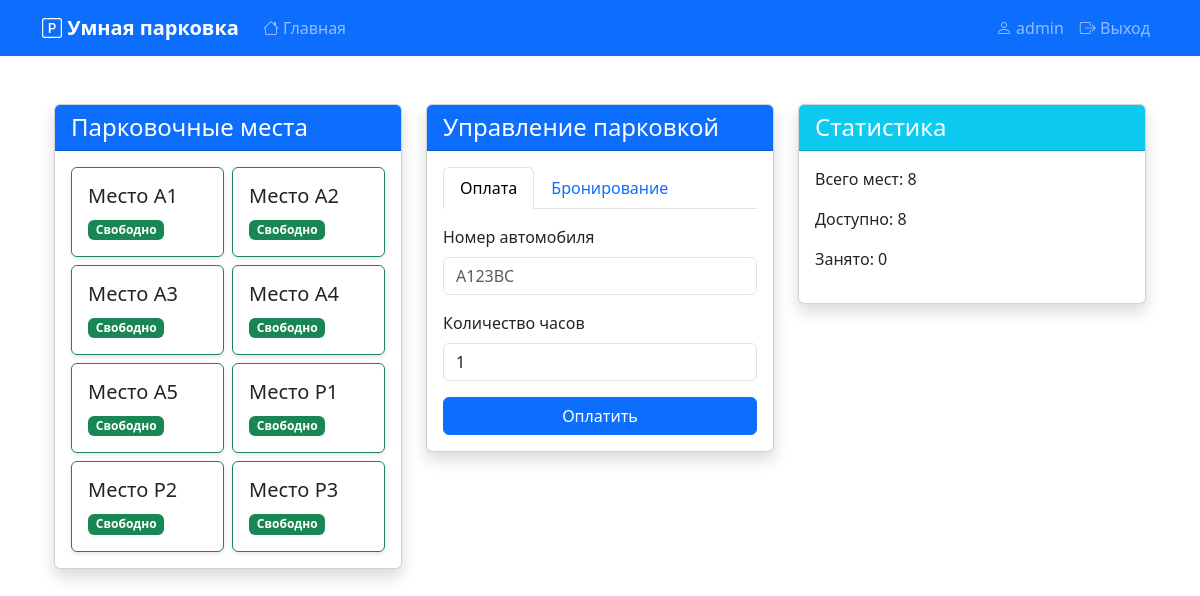
The app's page / (signed in) with its own data.
### parking/models.py (models this page shows, shortened)
class ParkingSpot(models.Model):
    number = models.CharField(max_length=10, unique=True, verbose_name="Номер места")
    is_occupied = models.BooleanField(default=False, verbose_name="Занято")
    is_reserved = models.BooleanField(default=False, verbose_name="Зарезервировано")
    reservation_start = models.DateTimeField(null=True, blank=True, verbose_name="Начало резервации")
    reservation_end = models.DateTimeField(null=True, blank=True, verbose_name="Конец резервации")
    reservation_timeout = models.IntegerField(default=15, verbose_name="Таймаут резервации в минутах")
    created_at = models.DateTimeField(auto_now_add=True)
    updated_at = models.DateTimeField(auto_now=True)
    class Meta:
        verbose_name = "Парковочное место"
        verbose_name_plural = "Парковочные места"
        ordering = ['number']
    @property
    def is_available(self):
        return not (self.is_occupied or self.is_reserved)

### parking/views.py (the view)
# urls.py: path('', views.home, name='home'),
@login_required
def home(request):
    spots = ParkingSpot.objects.all()
    total_spots = spots.count()
    available_spots = sum(1 for spot in spots if spot.is_available)
    occupied_spots = total_spots - available_spots
    can_manage = is_admin(request.user)
    can_control_barrier = is_admin(request.user) or is_receptionist(request.user)
    can_reserve = is_client(request.user)
    can_view_reports = is_admin(request.user)
    context = {
        'spots': spots,
        'total_spots': total_spots,
        'available_spots': available_spots,
        'occupied_spots': occupied_spots,
        'can_manage': can_manage,
        'can_control_barrier': can_control_barrier,
        'can_reserve': can_reserve,
        'can_view_reports': can_view_reports,
    }
    return render(request, 'parking/home.html', context)

### parking/views.py (called while the page is built)
def is_admin(user):
    return user.groups.filter(name='Administrator').exists()

def is_receptionist(user):
    return user.groups.filter(name='Receptionist').exists()

def is_client(user):
    return user.groups.filter(name='Client').exists()

### parking/templates/parking/home.html (shortened to what this page needs)
{% extends 'parking/base.html' %}
{% load static %}
{% block content %}
<div class="container mt-5">
    <div class="row">
        <div class="col-md-4">
            <div class="card shadow">
                <div class="card-header bg-primary text-white">
                    <h4 class="mb-0">Парковочные места</h4>
                </div>
                <div class="card-body">
                    <div class="row row-cols-1 row-cols-md-2 g-2">
                        {% for spot in spots %}
                            <div class="col">
                                <div class="card h-100 {% if spot.is_available %}border-success{% else %}border-danger{% endif %}">
                                    <div class="card-body">
                                        <h5 class="card-title">Место {{ spot.number }}</h5>
                                        <p class="card-text">
                                            {% if spot.is_available %}
                                                <span class="badge bg-success">Свободно</span>
                                            {% else %}
                                                <span class="badge bg-danger">Занято</span>
                                                {% if spot.current_car %}
                                                    <br>
                                                    <small class="text-muted">{{ spot.current_car.license_plate }}</small>
                                                {% endif %}
                                            {% endif %}
                                        </p>
                                    </div>
                                </div>
                            </div>
                        {% endfor %}
                    </div>
                </div>
            </div>
        </div>
        <div class="col-md-4">
            <div class="card shadow">
                <div class="card-header bg-primary text-white">
                    <h4 class="mb-0">Управление парковкой</h4>
                </div>
                <div class="card-body">
                    <ul class="nav nav-tabs" id="myTab" role="tablist">
                        <li class="nav-item" role="presentation">
                            <button class="nav-link active" id="pay-tab" data-bs-toggle="tab" data-bs-target="#pay" type="button" role="tab" aria-controls="pay" aria-selected="true">Оплата</button>
                        </li>
                        <li class="nav-item" role="presentation">
                            <button class="nav-link" id="reserve-tab" data-bs-toggle="tab" data-bs-target="#reserve" type="button" role="tab" aria-controls="reserve" aria-selected="false">Бронирование</button>
                        </li>
                    </ul>
                    <div class="tab-content mt-3" id="myTabContent">
                        <div class="tab-pane fade show active" id="pay" role="tabpanel" aria-labelledby="pay-tab">
                            <form method="post" action="{% url 'parking:pay' %}" novalidate>
                                <div class="mb-3">
                                    <label for="license_plate" class="form-label">Номер автомобиля</label>
                                    <input type="text" class="form-control" id="license_plate" name="license_plate" placeholder="A123BC" required>
                                </div>
                                <div class="mb-3">
                                    <label for="hours" class="form-label">Количество часов</label>
                                    <input type="number" class="form-control" id="hours" name="hours" min="1" max="24" value="1" required>
                                </div>
                                <button type="submit" class="btn btn-primary w-100">Оплатить</button>
                            </form>
                        </div>
                    </div>
                </div>
            </div>
        </div>
        <div class="col-md-4">
            <div class="card shadow">
                <div class="card-header bg-info text-white">
                    <h4 class="mb-0">Статистика</h4>
                </div>
                <div class="card-body">
                    <p>Всего мест: {{ total_spots }}</p>
                    <p>Доступно: {{ available_spots }}</p>
                    <p>Занято: {{ occupied_spots }}</p>
                </div>
            </div>
        </div>
    </div>
</div>
{% endblock %}

### parking/templates/parking/base.html (shortened to what this page needs)
<!DOCTYPE html>
<html lang="ru">
<head>
    <link href="https://cdn.jsdelivr.net/npm/bootstrap@5.3.0/dist/css/bootstrap.min.css" rel="stylesheet">
    <link rel="stylesheet" href="https://cdn.jsdelivr.net/npm/bootstrap-icons@1.11.0/font/bootstrap-icons.css">
</head>
<body>
    <nav class="navbar navbar-expand-lg navbar-dark bg-primary mb-4">
        <div class="container">
            <a class="navbar-brand" href="{% url 'parking:home' %}">
                <i class="bi bi-p-square"></i> Умная парковка
            </a>
            <div class="collapse navbar-collapse" id="navbarNav">
                <ul class="navbar-nav me-auto">
                    <li class="nav-item">
                        <a class="nav-link" href="{% url 'parking:home' %}">
                            <i class="bi bi-house"></i> Главная
                        </a>
                    </li>
                </ul>
                <ul class="navbar-nav">
                    {% if user.is_authenticated %}
                        <li class="nav-item">
                            <span class="nav-link">
                                <i class="bi bi-person"></i> {{ user.username }}
                            </span>
                        </li>
                        <li class="nav-item">
                            <a class="nav-link" href="{% url 'parking:logout' %}">
                                <i class="bi bi-box-arrow-right"></i> Выход
                            </a>
                        </li>
                    {% else %}
                        <li class="nav-item">
                            <a class="nav-link" href="{% url 'parking:login' %}">
                                <i class="bi bi-box-arrow-in-right"></i> Вход
                            </a>
                        </li>
                    {% endif %}
                </ul>
            </div>
        </div>
    </nav>
    <div class="container mt-4">
        {% block content %}
        {% endblock %}
    </div>
</body>
</html>

### parking/templates/parking/base.html (style rules this page uses)
.navbar-brand { font-weight: bold; }
.card { box-shadow: 0 2px 4px rgba(0,0,0,0.1); transition: transform 0.2s; }
.btn-primary { background-color: #0d6efd; border-color: #0d6efd; }

### records on screen
ParkingSpot: number "A1", is_occupied "Свободно"
ParkingSpot: number "A2", is_occupied "Свободно"
ParkingSpot: number "A3", is_occupied "Свободно"
ParkingSpot: number "A4", is_occupied "Свободно"
ParkingSpot: number "A5", is_occupied "Свободно"
ParkingSpot: number "P1", is_occupied "Свободно"
ParkingSpot: number "P2", is_occupied "Свободно"
ParkingSpot: number "P3", is_occupied "Свободно"

### other values on screen
{{ user.username }} "admin"
{{ total_spots }} "8"
{{ available_spots }} "8"
{{ occupied_spots }} "0"
